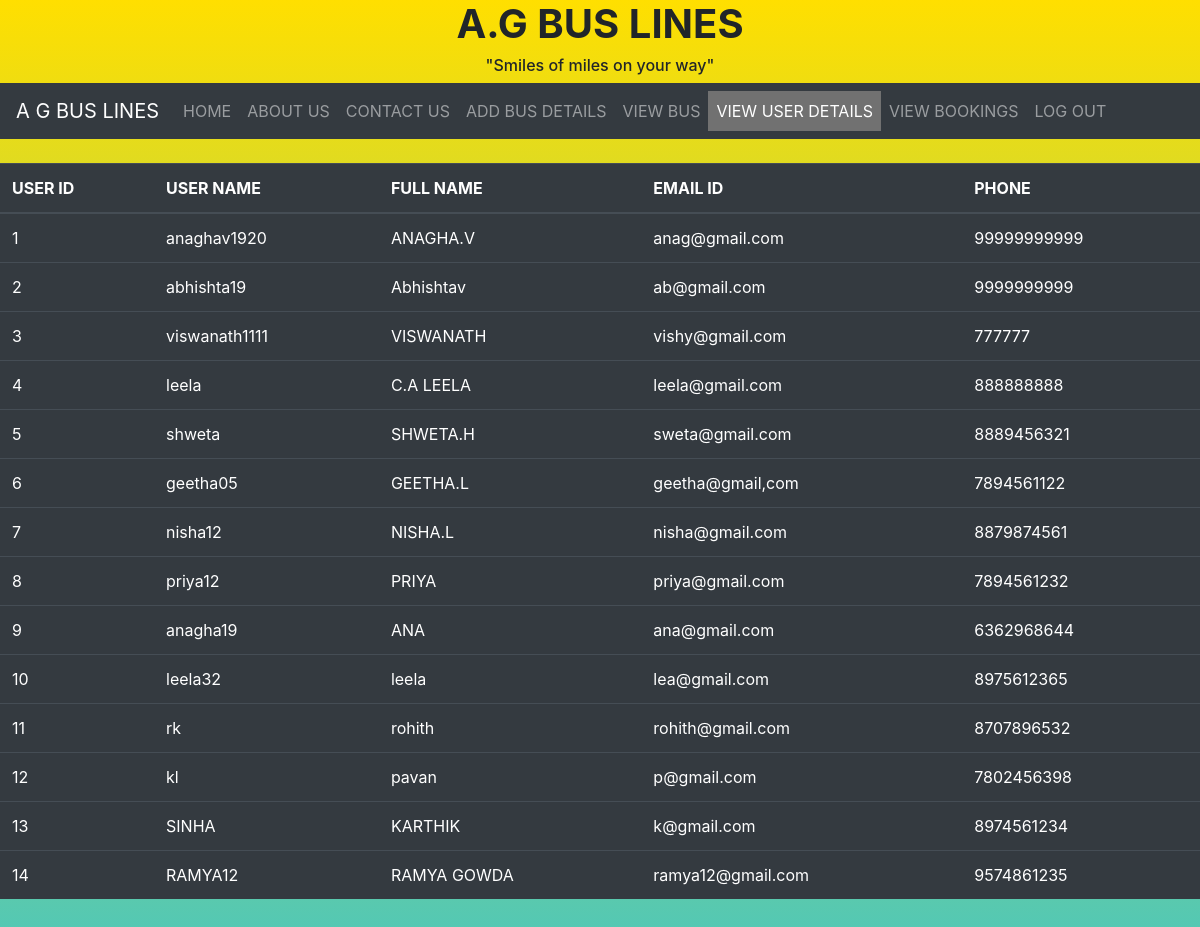
Page /userdetails.php on the committed database.
### tables this page shows
CREATE TABLE `user` (
  `userid` int(11) NOT NULL,
  `username` varchar(50) NOT NULL,
  `fullname` varchar(50) NOT NULL,
  `userpassword` int(11) NOT NULL,
  `email` varchar(200) NOT NULL,
  `phone` bigint(20) NOT NULL,
  `pincode` int(6) NOT NULL
);

### userdetails.php (the view, shortened to what this page needs)
<?php
     require 'dbconfig/config.php';
?>
<!DOCTYPE html>
<html>
<head>
<link rel="stylesheet" href="css/style.css">
<link rel="stylesheet" href="https://cdn.jsdelivr.net/npm/bootstrap@4.5.3/dist/css/bootstrap.min.css">
</head>
       <center> <h1><b>A.G BUS LINES</b></h1>
        <h6> "Smiles of miles on your way"</h6></center>
        <nav class="navbar navbar-expand-lg navbar-dark bg-dark">
            <a class="navbar-brand" href="#">A G BUS LINES</a>
            <div class="collapse navbar-collapse" id="navbarNav">
              <ul class="navbar-nav">
                <li class="nav-item ">
                <a class="nav-link" href="home.php">HOME <span class="sr-only">(current)</span></a>
                </li>
                <li class="nav-item">
                <a class="nav-link" href="aboutus.php">ABOUT US</a>
                </li>
                <li class="nav-item">
                <a class="nav-link" href="contactus.php">CONTACT US</a>
                </li>
                <li class="nav-item">
                <a class="nav-link" href="busmodify.php">ADD BUS DETAILS</a>
                </li>
                <li class="nav-item">
                <a class="nav-link" href="viewbus.php">VIEW BUS</a>
                </li>
                <li class="nav-item active">
                <a class="nav-link" href="userdetails.php">VIEW USER DETAILS</a>
                </li>
                <li class="nav-item">
                <a class="nav-link" href="AMOUNT.php">VIEW BOOKINGS</a>
                </li>
                <li class="nav-item">
                <a class="nav-link" href="admin.php">LOG OUT</a>
                </li>
               </ul>
          </div>
        </nav>
        <br>
<body style ="background:linear-gradient(rgb(255,223,0,1),rgba(0, 181, 204,0.8) );">
<table class="table table-dark">
  <thead>
    <tr>
      <th scope="col">USER ID</th>
      <th scope="col">USER NAME </th>
      <th scope="col">FULL NAME </th>
      <th scope="col">EMAIL ID</th>
      <th scope="col">PHONE</th>
       </tr>
    </thead>
  <?php
    $sql="Select userid,username, fullname,email,phone from user";
    $result=$con->query($sql);
    if($result->num_rows >0){
        while ($row=$result->  fetch_assoc()){
            echo"<tr><td>".$row["userid"]."</td><td>".$row["username"]."</td><td>".$row["fullname"]."</td><td>".$row["email"]."</td><td>".$row["phone"]."</td></tr>";
        }
        echo "</table>";
    }
    else{
        echo "no rows";
    }
    ?>
    <br>
    <br>
    <br>
    <br>
    <br>
    <br>
    <br>
    <br>
  </body>
  </html>

### css/style.css (style rules this page uses)
* { box-sizing:border-box }
.active, .dot:hover { background-color: #717171; }

### rows in the picture
user: userid "1", username "anaghav1920", fullname "ANAGHA.V", email "anag@gmail.com", phone "99999999999"
user: userid "2", username "abhishta19", fullname "Abhishtav", email "ab@gmail.com", phone "9999999999"
user: userid "3", username "viswanath1111", fullname "VISWANATH", email "vishy@gmail.com", phone "777777"
user: userid "4", username "leela", fullname "C.A LEELA", email "leela@gmail.com", phone "888888888"
user: userid "5", username "shweta", fullname "SHWETA.H", email "sweta@gmail.com", phone "8889456321"
user: userid "6", username "geetha05", fullname "GEETHA.L", email "geetha@gmail,com", phone "7894561122"
user: userid "7", username "nisha12", fullname "NISHA.L", email "nisha@gmail.com", phone "8879874561"
user: userid "8", username "priya12", fullname "PRIYA", email "priya@gmail.com", phone "7894561232"
user: userid "9", username "anagha19", fullname "ANA", email "ana@gmail.com", phone "6362968644"
user: userid "10", username "leela32", fullname "leela", email "lea@gmail.com", phone "8975612365"
user: userid "11", username "rk", fullname "rohith", email "rohith@gmail.com", phone "8707896532"
user: userid "12", username "kl", fullname "pavan", email "p@gmail.com", phone "7802456398"
user: userid "13", username "SINHA", fullname "KARTHIK", email "k@gmail.com", phone "8974561234"
user: userid "14", username "RAMYA12", fullname "RAMYA GOWDA", email "ramya12@gmail.com", phone "9574861235"
